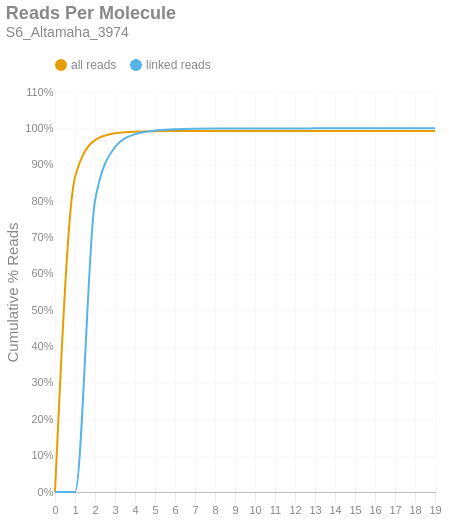

Source (notebook cell):
### Markdown cell above
### Reads per Molecule
This chart shows the cumulative distribution of the number of reads per linked molecule. That is, how many alignments are associated with a unique molecule. This excludes the number of reads associated with invalid or absent linked-read barcodes. The `linked` histogram is the percentages recalculated when disregarding singletons.

### Code cell
if SKIPLR:
    print_html(f"Skipped")
else:
    counts = np.bincount(valids['reads'].cast(pl.Int64).to_numpy())
    weighted = counts * np.arange(len(counts))
    all_perc = weighted / n_reads
    linked_perc = weighted / n_linked_reads
    linked_perc[1] = 0
    binned_df = pl.DataFrame({
        'readsper': list(range(len(counts))),
        'all reads (cumsum)': np.cumsum(all_perc).tolist(),
        'linked reads (cumsum)': np.cumsum(linked_perc).tolist(),
    })

    with SafeRender(binned_df):
        (
            density_plot(binned_df, 'Reads Per Molecule', samplename, 'readspmol')
            .encode(
                x=alt.X('readsper:O', title=None).axis(labelAngle=0).scale(padding=0),
                y=alt.Y('value:Q', title='Cumulative % Reads').axis(format='%').stack(False),
                color=alt.Color("key:N").scale(domain=["all reads", "linked reads"]),
                tooltip=[
                    alt.Tooltip("key:N", title="Data Type"),
                    alt.Tooltip("readsper:O", title="Reads Per Molecule"),
                    alt.Tooltip("value:Q", format=".2%", title="% Reads (Cum.)")
                ]            
            )
        ).display()

### Figure 1 — Vega-Lite specification as saved in the notebook (floating-point values rounded to 4 significant figures)
{"width": "container", "height": 400, "config": {"title": {"anchor": "start", "dy": -15, "fontSize": 18, "color": "#888888", "subtitleColor": "#888888", "subtitleFontSize": 14}, "arc": {"fill": "#0072B2"}, "axis": {"domainColor": "#888888", "domainWidth": 0.5, "gridWidth": 0.2, "grid": false, "titleFontWeight": 400, "titleFontSize": 15, "labelFontSize": 11, "labelColor": "#888888", "tickColor": "#888888", "tickWidth": 0.2, "titleColor": "#888888"}, "axisBand": {"grid": false}, "axisX": {"grid": true, "tickSize": 10, "domainCap": "round"}, "axisY": {"domain": false, "grid": true, "tickSize": 0, "domainCap": "round"}, "background": "transparent", "header": {"labelFontSize": 15, "labelColor": "#888888", "titleFontSize": 15, "titleFontWeight": 600, "titleColor": "#888888"}, "legend": {"labelFont": "sans-serif", "labelFontSize": 12, "labelColor": "#888888", "symbolSize": 100, "symbolType": "circle", "titleFontSize": 12, "titlePadding": 10, "titleColor": "#888888", "title": null, "orient": "top"}, "range": {"category": ["#E69F00", "#56B4E9", "#009E73", "#F0E442", "#0072B2", "#D55E00", "#CC79A7", "#000000"], "diverging": ["#cfe8f3", "#a2d4ec", "#73bfe2", "#46abdb", "#1696d2", "#12719e"]}, "area": {"fill": "#0072B2", "fillOpacity": 0.7, "line": true, "strokeOpacity": 0.7}, "line": {"color": "#0072B2", "stroke": "#0072B2", "strokeWidth": 2}, "trail": {"color": "#0072B2", "stroke": "#0072B2", "strokeWidth": 0, "size": 1}, "point": {"filled": true, "fillOpacity": 1.0, "size": 95}, "text": {"color": "#888888", "fontSize": 11, "align": "right", "fontWeight": 400, "size": 11}, "bar": {"fill": "#0072B2", "stroke": null}, "view": {"stroke": null, "continuousWidth": 660, "continuousHeight": 400}}, "data": {"name": "data-5742a6232684fdd0205a31a86f212739"}, "mark": {"type": "line", "interpolate": "monotone", "point": {"opacity": 0, "size": 275}}, "encoding": {"color": {"field": "key", "scale": {"domain": ["all reads", "linked reads"]}, "type": "nominal"}, "tooltip": [{"field": "key", "title": "Data Type", "type": "nominal"}, {"field": "readsper", "title": "Reads Per Molecule", "type": "ordinal"}, {"field": "value", "format": ".2%", "title": "% Reads (Cum.)", "type": "quantitative"}], "x": {"axis": {"labelAngle": 0}, "field": "readsper", "scale": {"padding": 0}, "title": null, "type": "ordinal"}, "y": {"axis": {"format": "%"}, "field": "value", "stack": false, "title": "Cumulative % Reads", "type": "quantitative"}}, "params": [{"name": "param_c36ac31b6afebe62", "select": {"type": "point", "fields": ["key"]}, "bind": "legend"}], "title": {"text": "Reads Per Molecule", "subtitle": "S6_Altamaha_3974"}, "transform": [{"fold": ["all reads (cumsum)", "linked reads (cumsum)"]}, {"calculate": "replace(datum.key, ' (cumsum)', '')", "as": "key"}, {"filter": {"param": "param_c36ac31b6afebe62"}}], "usermeta": {"embedOptions": {"downloadFileName": "S6_Altamaha_3974.readspmol"}}, "$schema": "https://vega.github.io/schema/vega-lite/v6.1.0.json", "datasets": {"data-5742a6232684fdd0205a31a86f212739": [{"readsper": 0, "all reads (cumsum)": 0.0, "linked reads (cumsum)": 0.0}, {"readsper": 1, "all reads (cumsum)": 0.8654, "linked reads (cumsum)": 0.0}, {"readsper": 2, "all reads (cumsum)": 0.9676, "linked reads (cumsum)": 0.8012}, {"readsper": 3, "all reads (cumsum)": 0.9865, "linked reads (cumsum)": 0.9487}, {"readsper": 4, "all reads (cumsum)": 0.991, "linked reads (cumsum)": 0.9842}, {"readsper": 5, "all reads (cumsum)": 0.9922, "linked reads (cumsum)": 0.994}, {"readsper": 6, "all reads (cumsum)": 0.9926, "linked reads (cumsum)": 0.9972}, {"readsper": 7, "all reads (cumsum)": 0.9928, "linked reads (cumsum)": 0.9987}, {"readsper": 8, "all reads (cumsum)": 0.9929, "linked reads (cumsum)": 0.9994}, {"readsper": 9, "all reads (cumsum)": 0.9929, "linked reads (cumsum)": 0.9996}, {"readsper": 10, "all reads (cumsum)": 0.993, "linked reads (cumsum)": 0.9998}, {"readsper": 11, "all reads (cumsum)": 0.993, "linked reads (cumsum)": 0.9999}, {"readsper": 12, "all reads (cumsum)": 0.993, "linked reads (cumsum)": 0.9999}, {"readsper": 13, "all reads (cumsum)": 0.993, "linked reads (cumsum)": 1.0}, {"readsper": 14, "all reads (cumsum)": 0.993, "linked reads (cumsum)": 1.0}, {"readsper": 15, "all reads (cumsum)": 0.993, "linked reads (cumsum)": 1.0}, {"readsper": 16, "all reads (cumsum)": 0.993, "linked reads (cumsum)": 1.0}, {"readsper": 17, "all reads (cumsum)": 0.993, "linked reads (cumsum)": 1.0}, {"readsper": 18, "all reads (cumsum)": 0.993, "linked reads (cumsum)": 1.0}, {"readsper": 19, "all reads (cumsum)": 0.993, "linked reads (cumsum)": 1.0}]}}
